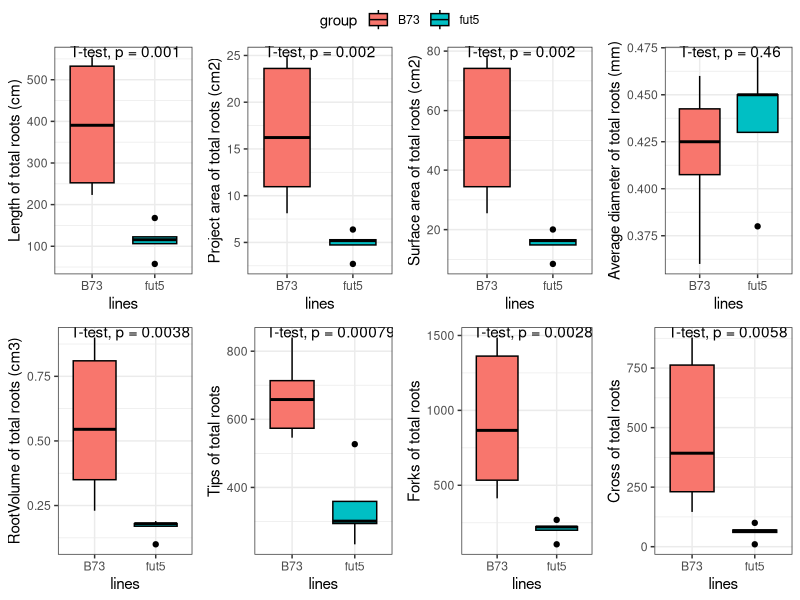
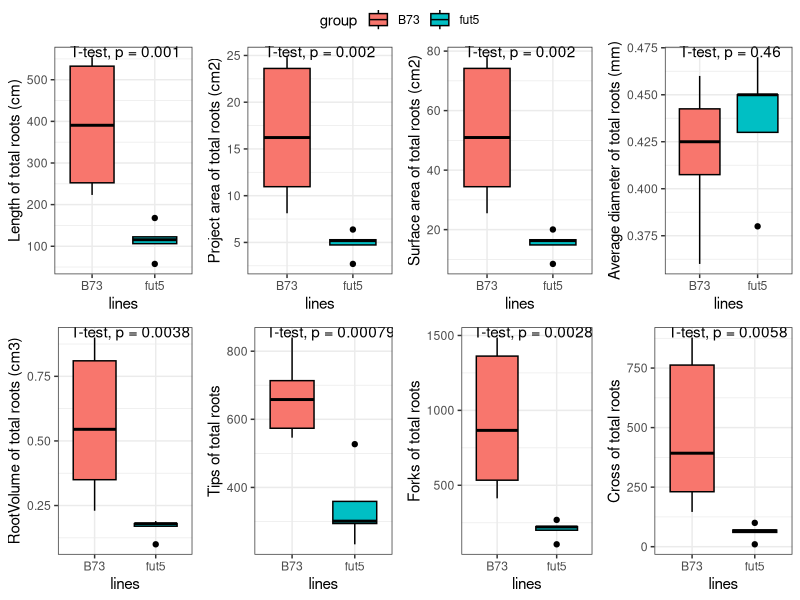

Here is the R script that generated these plots, in order:

library(ggpubr)

########root
data <- read.delim("data.txt",header = T,sep = "\t")

p1 <- ggboxplot(data, "group", "L", fill ="group", 
               #palette =c("#41476b","#675478","#9e6374","#c67b6f","#de9b71","#efbc82","#fbdfa2"),
               #add =c("boxplot"),add.params=list(fill ="white"),
               ylab = "Length of total roots (cm)",xlab = "lines") + 
  stat_compare_means(method = "t.test",paired = F)  + theme_bw()

p2 <- ggboxplot(data, "group", "PA", fill ="group", 
               #palette =c("#41476b","#675478","#9e6374","#c67b6f","#de9b71","#efbc82","#fbdfa2"),
               #add =c("boxplot"),add.params=list(fill ="white"),
               ylab = "Project area of total roots (cm2)",xlab = "lines") + 
  stat_compare_means(method = "t.test",paired = F)  + theme_bw()
p3 <- ggboxplot(data, "group", "SA", fill ="group", 
               #palette =c("#41476b","#675478","#9e6374","#c67b6f","#de9b71","#efbc82","#fbdfa2"),
               #add =c("boxplot"),add.params=list(fill ="white"),
               ylab = "Surface area of total roots (cm2)",xlab = "lines") + 
  stat_compare_means(method = "t.test",paired = F)  + theme_bw()
p4 <- ggboxplot(data, "group", "AD", fill ="group", 
               #palette =c("#41476b","#675478","#9e6374","#c67b6f","#de9b71","#efbc82","#fbdfa2"),
               #add =c("boxplot"),add.params=list(fill ="white"),
               ylab = "Average diameter of total roots (mm)",xlab = "lines") + 
  stat_compare_means(method = "t.test",paired = F)  + theme_bw()

p5 <- ggboxplot(data, "group", "RV", fill ="group", 
               #palette =c("#41476b","#675478","#9e6374","#c67b6f","#de9b71","#efbc82","#fbdfa2"),
               #add =c("boxplot"),add.params=list(fill ="white"),
               ylab = "RootVolume of total roots (cm3)",xlab = "lines") + 
  stat_compare_means(method = "t.test",paired = F)  + theme_bw()

p6 <- ggboxplot(data, "group", "Ti", fill ="group", 
               #palette =c("#41476b","#675478","#9e6374","#c67b6f","#de9b71","#efbc82","#fbdfa2"),
               #add =c("boxplot"),add.params=list(fill ="white"),
               ylab = "Tips of total roots",xlab = "lines") + 
  stat_compare_means(method = "t.test",paired = F)  + theme_bw()

p7 <- ggboxplot(data, "group", "Fo", fill ="group", 
               #palette =c("#41476b","#675478","#9e6374","#c67b6f","#de9b71","#efbc82","#fbdfa2"),
               #add =c("boxplot"),add.params=list(fill ="white"),
               ylab = "Forks of total roots",xlab = "lines") + 
  stat_compare_means(method = "t.test",paired = F)  + theme_bw()

p8 <- ggboxplot(data, "group", "Cr", fill ="group", 
               #palette =c("#41476b","#675478","#9e6374","#c67b6f","#de9b71","#efbc82","#fbdfa2"),
               #add =c("boxplot"),add.params=list(fill ="white"),
               ylab = "Cross of total roots",xlab = "lines") + 
  stat_compare_means(method = "t.test",paired = F)  + theme_bw()


p <- ggarrange(p1,p2,p3,p4,p5,p6,p7,p8,nrow = 2,ncol = 4,common.legend = T)

pdf("root.boxplot.pdf",height = 5,width = 10)
p
dev.off()
png("root.boxplot.png",height = 500,width = 1000)
p
dev.off()

